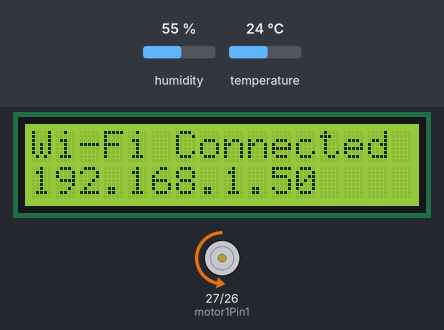
The program below on a simulated ESP32. Parts: 16×2 character LCD, motor-driver pin pairs drawn as motors (green arrow = first pin HIGH = forward, orange = second pin HIGH = backward, longer = more drive, scaled by the enable pin). The inputs (shaded band) are chosen by the test bench; at power-on: humidity 55 %, temperature 24 °C. WiFi joins after 1.5 s; servers stay silent unless stated; what the program prints to the serial monitor is not drawn.

Above: at 5.2 s.
Timing chart, 0 to 6.7 s (numbered marks = the images above):
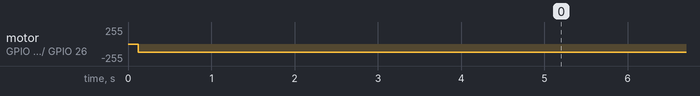

Measured:
- by itself, motor on GPIO 27 (motor1Pin1) / GPIO 26 (motor1Pin2): stopped → backward 127/255 at 0.12 s

The program:

main.cpp
```cpp
// libraries and dependencies
#include <Arduino.h>
#include "DHT.h"
#include <Wire.h>
#include <LiquidCrystal_I2C.h>
#include <WiFi.h>
#include <ESPAsyncWebServer.h>
#include <ArduinoJson.h>

// initialize DHT sensor
#define DHTPIN 4
#define DHTTYPE DHT11

DHT dht(DHTPIN, DHTTYPE);

// initialize LCD
int lcdColumns = 16;
int lcdRows = 2;
LiquidCrystal_I2C lcd(0x3F, lcdColumns, lcdRows);

// initialize Wi-Fi
const char *ssid = "";
const char *password = "";

// initialize motor
int motor1Pin1 = 27;
int motor1Pin2 = 26;
int enable1Pin = 14;
float fanSpeed = 0.5;
int motorSpeed = fanSpeed * 255;

const int freq = 30000;
const int pwmChannel = 0;
const int resolution = 8;

int dutyCycle = 200;

// initialize web server
AsyncWebServer server(80);
TaskHandle_t wifiTaskHandle = NULL;
TaskHandle_t sensorTaskHandle = NULL;
TaskHandle_t lcdTaskHandle = NULL;
TaskHandle_t motorTaskHandle = NULL;

// create data structure to hold sensor data
struct SensorData
{
  float humidity;
  float temperatureC;
  float heatIndexC;
};

SensorData sensorData;

// wifi task
void wifiTask(void *parameter)
{
  WiFi.begin(ssid, password);

  while (WiFi.status() != WL_CONNECTED)
  {
    delay(1000);
    Serial.println("Connecting to Wi-Fi...");
  }

  Serial.println("Connected to Wi-Fi");
  Serial.print("IP Address: ");
  Serial.println(WiFi.localIP());

  server.on("/data", HTTP_GET, [](AsyncWebServerRequest *request)
            {
    String jsonResponse;
    DynamicJsonDocument doc(256);
    doc["humidity"] = sensorData.humidity;
    doc["temperatureC"] = sensorData.temperatureC;
    doc["heatIndexC"] = sensorData.heatIndexC;
    serializeJson(doc, jsonResponse);
    request->send(200, "application/json", jsonResponse); });

  server.on("/set_speed", HTTP_POST, [](AsyncWebServerRequest *request) {}, NULL, [](AsyncWebServerRequest *request, uint8_t *data, size_t len, size_t index, size_t total)
            {
      String body = String((char *)data).substring(0, len);
      DynamicJsonDocument doc(256);
      DeserializationError error = deserializeJson(doc, body);

      if (error) {
        Serial.print("JSON parse error: ");
        Serial.println(error.c_str());
        request->send(400, "application/json", "{\"status\": \"error\", \"message\": \"Invalid JSON\"}");
        return;
      }

      if (doc.containsKey("fanSpeed")) {
        float parsedSpeed = doc["fanSpeed"];
        if (parsedSpeed >= 0.0 && parsedSpeed <= 1.0) {
          fanSpeed = parsedSpeed;
          motorSpeed = fanSpeed * 255;
          Serial.print("Fan Speed set to: ");
          Serial.println(fanSpeed);
          request->send(200, "application/json", "{\"status\": \"success\"}");
        } else {
          Serial.println("Invalid fanSpeed value. It must be between 0.0 and 1.0.");
          request->send(400, "application/json", "{\"status\": \"error\", \"message\": \"Invalid fanSpeed value\"}");
        }
      } else {
        request->send(400, "application/json", "{\"status\": \"error\", \"message\": \"Missing fanSpeed key\"}");
      } });

  server.begin();
  vTaskDelete(NULL);
}

// sensor task
void sensorTask(void *parameter)
{
  while (true)
  {
    sensorData.humidity = dht.readHumidity();
    sensorData.temperatureC = dht.readTemperature();

    if (isnan(sensorData.humidity) || isnan(sensorData.temperatureC))
    {
      sensorData.humidity = -1;
      sensorData.temperatureC = -1;
    }
    else
    {
      sensorData.heatIndexC = dht.computeHeatIndex(sensorData.temperatureC, sensorData.humidity, false);
    }

    vTaskDelay(5000 / portTICK_PERIOD_MS);
  }
}

// lcd task
void lcdTask(void *parameter)
{
  while (true)
  {
    lcd.setCursor(0, 0);

    if (WiFi.status() != WL_CONNECTED)
    {
      lcd.print("Wi-Fi Disconnected");
      lcd.setCursor(0, 1);
      lcd.print("Reconnecting...");
    }
    else
    {
      lcd.clear();
      lcd.print("Wi-Fi Connected");
      lcd.setCursor(0, 1);
      lcd.print(WiFi.localIP().toString());
    }

    vTaskDelay(5000 / portTICK_PERIOD_MS);
  }
}

// motor task
void motorTask(void *parameter)
{
  while (true)
  {
    Serial.print("Motor Speed: ");
    Serial.println(motorSpeed);

    if (motorSpeed > 0)
    {
      digitalWrite(motor1Pin1, LOW);
      digitalWrite(motor1Pin2, HIGH);
    }
    else
    {
      digitalWrite(motor1Pin1, LOW);
      digitalWrite(motor1Pin2, LOW);
    }

    ledcWrite(pwmChannel, motorSpeed);
    vTaskDelay(1000 / portTICK_PERIOD_MS);
  }
}

// initialize esp32
void setup()
{
  Serial.begin(115200);
  Serial.println(F("DHTxx test!"));

  pinMode(motor1Pin1, OUTPUT);
  pinMode(motor1Pin2, OUTPUT);

  ledcSetup(pwmChannel, freq, resolution);
  ledcAttachPin(enable1Pin, pwmChannel);

  dht.begin();
  lcd.init();
  lcd.backlight();

  xTaskCreate(wifiTask, "WiFi Task", 4096, NULL, 1, &wifiTaskHandle);
  xTaskCreate(sensorTask, "Sensor Task", 4096, NULL, 1, &sensorTaskHandle);
  xTaskCreate(lcdTask, "LCD Task", 4096, NULL, 1, &lcdTaskHandle);
  xTaskCreate(motorTask, "Motor Task", 4096, NULL, 1, &motorTaskHandle);
}

// tasks do all the loops
void loop()
{
}
```

motortst.cpp
```cpp
/*#include <Arduino.h>

// Motor A
int motor1Pin1 = 27;
int motor1Pin2 = 26;
int enable1Pin = 14;

// PWM properties
const int freq = 30000;
const int pwmChannel = 0;
const int resolution = 8;
int dutyCycle = 200;

void setup()
{
    pinMode(motor1Pin1, OUTPUT);
    pinMode(motor1Pin2, OUTPUT);

    // Setup PWM
    ledcSetup(pwmChannel, freq, resolution);
    ledcAttachPin(enable1Pin, pwmChannel);

    Serial.begin(115200);
    Serial.println("Testing DC Motor...");
}

void moveMotor(int pin1State, int pin2State, int speed)
{
    digitalWrite(motor1Pin1, pin1State);
    digitalWrite(motor1Pin2, pin2State);
    ledcWrite(pwmChannel, speed);
}

void stopMotor()
{
    moveMotor(LOW, LOW, 0);
}

void loop()
{
    // Forward
    Serial.println("Moving Forward");
    moveMotor(LOW, HIGH, 255);
    delay(2000);

    // Stop
    Serial.println("Motor stopped");
    stopMotor();
    delay(1000);

    // Backward
    Serial.println("Moving Backwards");
    moveMotor(HIGH, LOW, 255);
    delay(2000);

    // Stop
    Serial.println("Motor stopped");
    stopMotor();
    delay(1000);

    // Forward with increasing speed
    Serial.println("Increasing Speed Forward");
    moveMotor(LOW, HIGH, 0);
    for (dutyCycle = 200; dutyCycle <= 255; dutyCycle += 5)
    {
        ledcWrite(pwmChannel, dutyCycle);
        Serial.print("Forward with duty cycle: ");
        Serial.println(dutyCycle);
        delay(500);
    }
}*/
```

screenMemoryAddress.cpp
```cpp
/*#include <Arduino.h>
#include <Wire.h>

void setup()
{
    Wire.begin();
    Serial.begin(115200);
    Serial.println("\nI2C Scanner");
}

void loop()
{
    byte error, address;
    int nDevices;
    Serial.println("Scanning...");
    nDevices = 0;
    for (address = 1; address < 127; address++)
    {
        Wire.beginTransmission(address);
        error = Wire.endTransmission();
        if (error == 0)
        {
            Serial.print("I2C device found at address 0x");
            if (address < 16)
            {
                Serial.print("0");
            }
            Serial.println(address, HEX);
            nDevices++;
        }
        else if (error == 4)
        {
            Serial.print("Unknown error at address 0x");
            if (address < 16)
            {
                Serial.print("0");
            }
            Serial.println(address, HEX);
        }
    }
    if (nDevices == 0)
    {
        Serial.println("No I2C devices found\n");
    }
    else
    {
        Serial.println("done\n");
    }
    delay(5000);
}*/
```

wifiTest.cpp
```cpp
/*#include <Arduino.h>
#include <WiFi.h>

// Replace these with your actual Wi-Fi credentials
const char *ssid = "";     // Wi-Fi SSID
const char *password = ""; // Wi-Fi Password

void wifiTask(void *parameter)
{
    // Start the Wi-Fi connection
    WiFi.begin(ssid, password);

    // Wait for the Wi-Fi connection to establish
    while (WiFi.status() != WL_CONNECTED)
    {
        delay(1000);
        Serial.println("Connecting to Wi-Fi...");
    }

    // Once connected, print the IP address to the Serial Monitorq
    Serial.println("Connected to Wi-Fi");
    Serial.print("IP Address: ");
    Serial.println(WiFi.localIP()); // This is where you get the IP address
}

void setup()
{
    // Start Serial communication
    Serial.begin(115200);
    Serial.println("ESP32 WiFi Connection Example");

    // Create the WiFi task (use FreeRTOS task if needed)
    xTaskCreate(wifiTask, "WiFi Task", 4096, NULL, 1, NULL);
}

void loop()
{
    // Empty loop since Wi-Fi task is handled by FreeRTOS task
}*/
```
